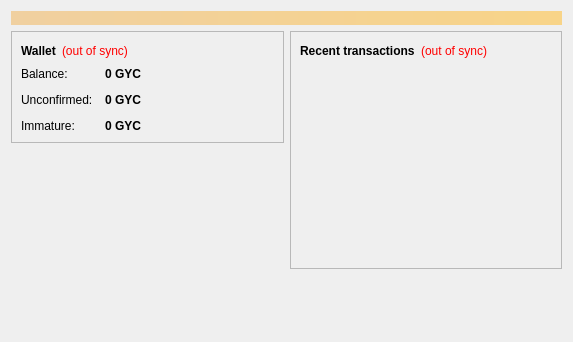
<?xml version="1.0" encoding="UTF-8"?>
<ui version="4.0">
 <class>OverviewPage</class>
 <widget class="QWidget" name="OverviewPage">
  <property name="geometry">
   <rect>
    <x>0</x>
    <y>0</y>
    <width>573</width>
    <height>342</height>
   </rect>
  </property>
  <property name="windowTitle">
   <string>Form</string>
  </property>
  <layout class="QVBoxLayout" name="topLayout">
   <item>
    <widget class="QLabel" name="labelAlerts">
     <property name="visible">
      <bool>false</bool>
     </property>
     <property name="styleSheet">
      <string notr="true">background-color: qlineargradient(x1: 0, y1: 0, x2: 1, y2: 0, stop:0 #F0D0A0, stop:1 #F8D488); color:#000000;</string>
     </property>
     <property name="wordWrap">
      <bool>true</bool>
     </property>
     <property name="margin">
      <number>3</number>
     </property>
    </widget>
   </item>
   <item>
    <layout class="QHBoxLayout" name="horizontalLayout" stretch="1,1">
     <item>
      <layout class="QVBoxLayout" name="verticalLayout_2">
       <item>
        <widget class="QFrame" name="frame">
         <property name="frameShape">
          <enum>QFrame::StyledPanel</enum>
         </property>
         <property name="frameShadow">
          <enum>QFrame::Raised</enum>
         </property>
         <layout class="QVBoxLayout" name="verticalLayout_4">
          <item>
           <layout class="QHBoxLayout" name="horizontalLayout_4">
            <item>
             <widget class="QLabel" name="label_5">
              <property name="font">
               <font>
                <weight>75</weight>
                <bold>true</bold>
               </font>
              </property>
              <property name="text">
               <string>Wallet</string>
              </property>
             </widget>
            </item>
            <item>
             <widget class="QLabel" name="labelWalletStatus">
              <property name="toolTip">
               <string>&lt;html&gt;&lt;head/&gt;&lt;body&gt;&lt;p&gt;The displayed information may be out of date. Your wallet automatically synchronizes with the musangKingcoin network after a connection is established, but this process has not completed yet.&lt;/p&gt;&lt;/body&gt;&lt;/html&gt;</string>
              </property>
              <property name="styleSheet">
               <string notr="true">QLabel { color: red; }</string>
              </property>
              <property name="text">
               <string notr="true">(out of sync)</string>
              </property>
              <property name="alignment">
               <set>Qt::AlignLeading|Qt::AlignLeft|Qt::AlignVCenter</set>
              </property>
             </widget>
            </item>
            <item>
             <spacer name="horizontalSpacer_2">
              <property name="orientation">
               <enum>Qt::Horizontal</enum>
              </property>
              <property name="sizeHint" stdset="0">
               <size>
                <width>40</width>
                <height>20</height>
               </size>
              </property>
             </spacer>
            </item>
           </layout>
          </item>
          <item>
           <layout class="QFormLayout" name="formLayout_2">
            <property name="fieldGrowthPolicy">
             <enum>QFormLayout::AllNonFixedFieldsGrow</enum>
            </property>
            <property name="horizontalSpacing">
             <number>12</number>
            </property>
            <property name="verticalSpacing">
             <number>12</number>
            </property>
            <item row="0" column="0">
             <widget class="QLabel" name="label">
              <property name="text">
               <string>Balance:</string>
              </property>
             </widget>
            </item>
            <item row="0" column="1">
             <widget class="QLabel" name="labelBalance">
              <property name="font">
               <font>
                <weight>75</weight>
                <bold>true</bold>
               </font>
              </property>
              <property name="cursor">
               <cursorShape>IBeamCursor</cursorShape>
              </property>
              <property name="toolTip">
               <string>Your current balance</string>
              </property>
              <property name="text">
               <string notr="true">0 GYC</string>
              </property>
              <property name="textInteractionFlags">
               <set>Qt::LinksAccessibleByMouse|Qt::TextSelectableByKeyboard|Qt::TextSelectableByMouse</set>
              </property>
             </widget>
            </item>
            <item row="1" column="0">
             <widget class="QLabel" name="label_3">
              <property name="text">
               <string>Unconfirmed:</string>
              </property>
             </widget>
            </item>
            <item row="1" column="1">
             <widget class="QLabel" name="labelUnconfirmed">
              <property name="font">
               <font>
                <weight>75</weight>
                <bold>true</bold>
               </font>
              </property>
              <property name="cursor">
               <cursorShape>IBeamCursor</cursorShape>
              </property>
              <property name="toolTip">
               <string>Total of transactions that have yet to be confirmed, and do not yet count toward the current balance</string>
              </property>
              <property name="text">
               <string notr="true">0 GYC</string>
              </property>
              <property name="textInteractionFlags">
               <set>Qt::LinksAccessibleByMouse|Qt::TextSelectableByKeyboard|Qt::TextSelectableByMouse</set>
              </property>
             </widget>
            </item>
            <item row="2" column="0">
             <widget class="QLabel" name="labelImmatureText">
              <property name="text">
               <string>Immature:</string>
              </property>
             </widget>
            </item>
            <item row="2" column="1">
             <widget class="QLabel" name="labelImmature">
              <property name="font">
               <font>
                <weight>75</weight>
                <bold>true</bold>
               </font>
              </property>
              <property name="toolTip">
               <string>Mined balance that has not yet matured</string>
              </property>
              <property name="text">
               <string notr="true">0 GYC</string>
              </property>
              <property name="textInteractionFlags">
               <set>Qt::LinksAccessibleByMouse|Qt::TextSelectableByKeyboard|Qt::TextSelectableByMouse</set>
              </property>
             </widget>
            </item>
           </layout>
          </item>
             
         </layout>
        </widget>
       </item>
       <item>
        <spacer name="verticalSpacer">
         <property name="orientation">
          <enum>Qt::Vertical</enum>
         </property>
         <property name="sizeHint" stdset="0">
          <size>
           <width>20</width>
           <height>40</height>
          </size>
         </property>
        </spacer>
       </item>
 <item>
           <widget class="QLabel" name="label_wallet_bgcoin">
            <property name="text">
             <string/>
            </property>
            <property name="pixmap">
             <pixmap resource="../bitcoin.qrc">:/images/backg</pixmap>
            </property>
            <property name="scaledContents">
             <bool>false</bool>
            </property>
            <property name="alignment">
             <set>Qt::AlignCenter</set>
            </property>
            <property name="margin">
             <number>-2</number>
            </property>
           </widget>
          </item>
      </layout>
     </item>
     <item>
      <layout class="QVBoxLayout" name="verticalLayout_3">
       <item>
        <widget class="QFrame" name="frame_2">
         <property name="frameShape">
          <enum>QFrame::StyledPanel</enum>
         </property>
         <property name="frameShadow">
          <enum>QFrame::Raised</enum>
         </property>
         <layout class="QVBoxLayout" name="verticalLayout">
          <item>
           <layout class="QHBoxLayout" name="horizontalLayout_2">
            <item>
             <widget class="QLabel" name="label_4">
              <property name="text">
               <string>&lt;b&gt;Recent transactions&lt;/b&gt;</string>
              </property>
             </widget>
            </item>
            <item>
             <widget class="QLabel" name="labelTransactionsStatus">
              <property name="toolTip">
               <string>&lt;html&gt;&lt;head/&gt;&lt;body&gt;&lt;p&gt;The displayed information may be out of date. Your wallet automatically synchronizes with the musangKingcoin network after a connection is established, but this process has not completed yet.&lt;/p&gt;&lt;/body&gt;&lt;/html&gt;</string>
              </property>
              <property name="styleSheet">
               <string notr="true">QLabel { color: red; }</string>
              </property>
              <property name="text">
               <string notr="true">(out of sync)</string>
              </property>
              <property name="alignment">
               <set>Qt::AlignRight|Qt::AlignTrailing|Qt::AlignVCenter</set>
              </property>
             </widget>
            </item>
            <item>
             <spacer name="horizontalSpacer">
              <property name="orientation">
               <enum>Qt::Horizontal</enum>
              </property>
              <property name="sizeHint" stdset="0">
               <size>
                <width>40</width>
                <height>20</height>
               </size>
              </property>
             </spacer>
            </item>
           </layout>
          </item>
          <item>
           <widget class="QListView" name="listTransactions">
            <property name="styleSheet">
             <string notr="true">QListView { background: transparent; }</string>
            </property>
            <property name="frameShape">
             <enum>QFrame::NoFrame</enum>
            </property>
            <property name="verticalScrollBarPolicy">
             <enum>Qt::ScrollBarAlwaysOff</enum>
            </property>
            <property name="horizontalScrollBarPolicy">
             <enum>Qt::ScrollBarAlwaysOff</enum>
            </property>
            <property name="selectionMode">
             <enum>QAbstractItemView::NoSelection</enum>
            </property>
           </widget>
          </item>
         </layout>
        </widget>
       </item>
       <item>
        <spacer name="verticalSpacer_2">
         <property name="orientation">
          <enum>Qt::Vertical</enum>
         </property>
         <property name="sizeHint" stdset="0">
          <size>
           <width>20</width>
           <height>40</height>
          </size>
         </property>
        </spacer>
       </item>
      </layout>
     </item>
    </layout>
   </item>
  </layout>
 </widget>
 <resources/>
 <connections/>
</ui>
